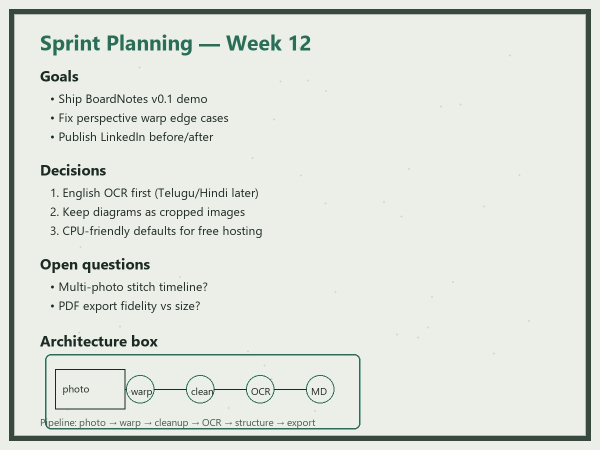
#> input picture samples/whiteboard_flat.jpg, 1200 x 900 px (shown at 1/2 size)
$ python -i perspective.py   (imports and definitions only)
#> lines starting #> are read from the running program, lines starting #| are printed output that depends on the picture; after the words box and inside, x2 and y2 are one past the last pixel; in counts of white or black regions, pixels touching at a corner belong together
#> further down, picture is the input picture: shape (900, 1200, 3); mean B, G, R 219.7, 227, 222.4
"""Perspective correction — find whiteboard corners and warp flat."""

from __future__ import annotations

import cv2
import numpy as np


def order_points(pts: np.ndarray) -> np.ndarray:
    """Order four points: top-left, top-right, bottom-right, bottom-left."""
    rect = np.zeros((4, 2), dtype="float32")
    s = pts.sum(axis=1)
    rect[0] = pts[np.argmin(s)]
    rect[2] = pts[np.argmax(s)]
    diff = np.diff(pts, axis=1)
    rect[1] = pts[np.argmin(diff)]
    rect[3] = pts[np.argmax(diff)]
    return rect


def _quad_from_contour(contour: np.ndarray) -> np.ndarray | None:
    peri = cv2.arcLength(contour, True)
    approx = cv2.approxPolyDP(contour, 0.02 * peri, True)
    if len(approx) == 4 and cv2.isContourConvex(approx):
        return approx.reshape(4, 2).astype("float32")
    # Fallback: min-area rectangle
    if len(approx) >= 4:
        rect = cv2.minAreaRect(contour)
        box = cv2.boxPoints(rect)
        return box.astype("float32")
    return None


def find_board_corners(image: np.ndarray) -> np.ndarray | None:
    """Detect the largest bright rectangular region (whiteboard)."""
    if image is None or image.size == 0:
        return None

    h, w = image.shape[:2]
#> h = 900; w = 1200
    gray = cv2.cvtColor(image, cv2.COLOR_BGR2GRAY) if image.ndim == 3 else image.copy()
    blur = cv2.GaussianBlur(gray, (5, 5), 0)
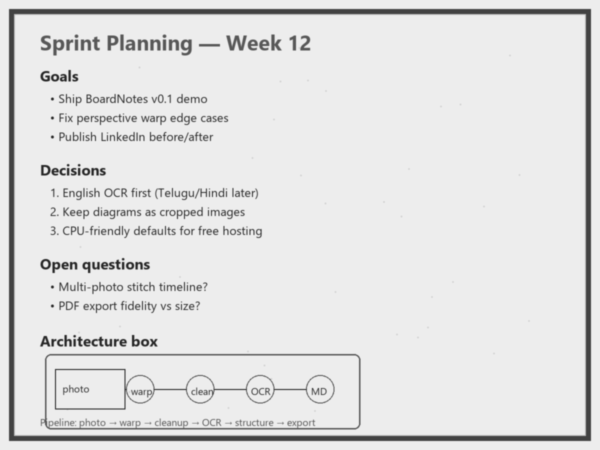
#> blur: shape (900, 1200) (shown at 1/2 size); min 37, max 238, mean 224.6
    edges = cv2.Canny(blur, 50, 150)
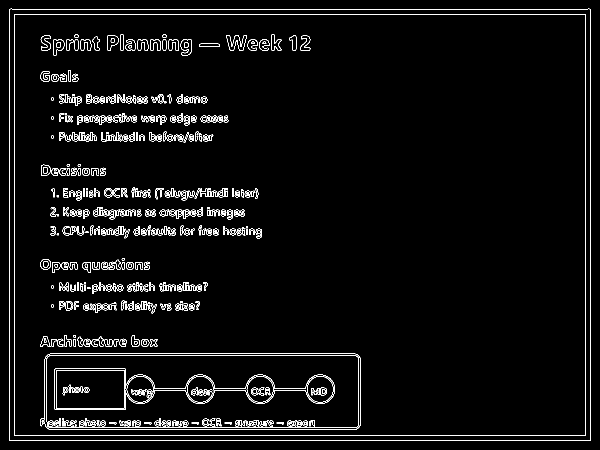
#> edges: shape (900, 1200) (shown at 1/2 size); 3.4% white in thin lines or dots
    edges = cv2.dilate(edges, np.ones((3, 3), np.uint8), iterations=2)
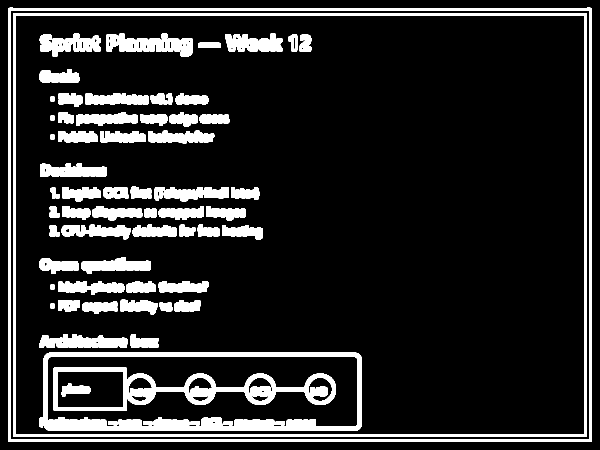
#> edges: shape (900, 1200) (shown at 1/2 size); 14.1% white; 66 white regions

    contours, _ = cv2.findContours(edges, cv2.RETR_LIST, cv2.CHAIN_APPROX_SIMPLE)
#> contours = 163 contours, 56 with area under 20; largest, box (x1, y1, x2, y2) and area: (16, 15, 1184, 884) 1011803, (20, 20, 1180, 880) 995579, (26, 26, 1174, 874) 971509, (30, 30, 1170, 870) 955619, (79, 705, 724, 862) 99196
    if not contours:
        # Bright-region threshold path (synthetic boards with dark borders)
        _, thresh = cv2.threshold(blur, 0, 255, cv2.THRESH_BINARY + cv2.THRESH_OTSU)
        contours, _ = cv2.findContours(thresh, cv2.RETR_EXTERNAL, cv2.CHAIN_APPROX_SIMPLE)

    best: np.ndarray | None = None
    best_area = 0.0
    img_area = float(h * w)
#> img_area = 1080000

    for c in contours:
        area = cv2.contourArea(c)
        if area < img_area * 0.15:
            continue
        if area > img_area * 0.98:
            continue
        quad = _quad_from_contour(c)
        if quad is None:
            continue
        if area > best_area:
            best_area = area
            best = quad
#> this loop made 163 passes
#> (area, best_area, best) on passes 160 to 163: (955619, 955619, [[30, 31], [1168, 30], [1169, 868], [31, 869]]), (971509, 971509, [[26, 26], [26, 873], [1173, 873], [1173, 26]]), (995579, 995579, [[20, 21], [1178, 20], [1179, 878], [21, 879]]), (1011803, 1011803, [[16, 16], [16, 883], [1183, 883], [1183, 16]])
#> area on passes 3 to 8: 20, 122, 122, 122, 122, 122
#> after the loop, best_area = 1011803

    if best is None:
        return None
    return order_points(best)
#> in order_points, `s = pts.sum(axis=1)`: s = [32, 899, 2066, 1199]
#> in order_points, `diff = np.diff(pts, axis=1)`: diff = [0, 867, -300, -1167]


def warp_perspective(
    image: np.ndarray,
    corners: np.ndarray | None = None,
    max_width: int = 1600,
) -> tuple[np.ndarray, bool]:
    """Warp image flat using detected or provided corners.

    Returns (warped_image, did_warp).
    """
    if image is None or image.size == 0:
        raise ValueError("Empty image")

    pts = corners if corners is not None else find_board_corners(image)
#> pts = [[16, 16], [1183, 16], [1183, 883], [16, 883]]
    if pts is None:
        return image.copy(), False

    rect = order_points(pts.astype("float32"))
#> rect = [[16, 16], [1183, 16], [1183, 883], [16, 883]]
    (tl, tr, br, bl) = rect
#> tl = [16, 16]; tr = [1183, 16]; br = [1183, 883]; bl = [16, 883]
    width_a = np.linalg.norm(br - bl)
#> width_a = 1167
    width_b = np.linalg.norm(tr - tl)
#> width_b = 1167
    height_a = np.linalg.norm(tr - br)
#> height_a = 867
    height_b = np.linalg.norm(tl - bl)
#> height_b = 867
    max_w = max(int(width_a), int(width_b), 1)
#> max_w = 1167
    max_h = max(int(height_a), int(height_b), 1)
#> max_h = 867

    if max_w > max_width:
        scale = max_width / max_w
        max_w = max_width
        max_h = max(1, int(max_h * scale))

    dst = np.array(
        [[0, 0], [max_w - 1, 0], [max_w - 1, max_h - 1], [0, max_h - 1]],
        dtype="float32",
    )
#> dst = [[0, 0], [1166, 0], [1166, 866], [0, 866]]
    matrix = cv2.getPerspectiveTransform(rect, dst)
#> matrix = [[0.999, 1.45e-19, -15.99], [0, 0.999, -15.98], [9.14e-20, -2.27e-19, 1]]
    warped = cv2.warpPerspective(image, matrix, (max_w, max_h))
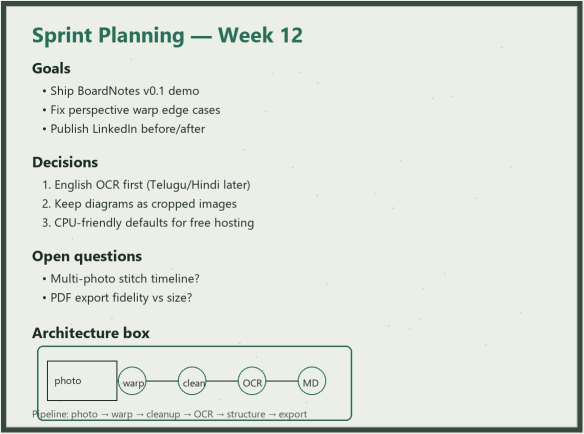
#> warped: shape (867, 1167, 3) (shown at 1/2 size); mean B, G, R 218.9, 226.2, 221.5
    return warped, True


def apply_known_corners(
    image: np.ndarray,
    corners: list[tuple[float, float]] | np.ndarray,
) -> np.ndarray:
    """Warp using explicitly provided corners (for tests / demos)."""
    pts = np.array(corners, dtype="float32")
    out, _ = warp_perspective(image, corners=pts)
    return out

>>> import cv2
>>> picture = cv2.imread('../../samples/whiteboard_flat.jpg')
>>> result = warp_perspective(picture)

$ run again, on samples/whiteboard_sample.jpg
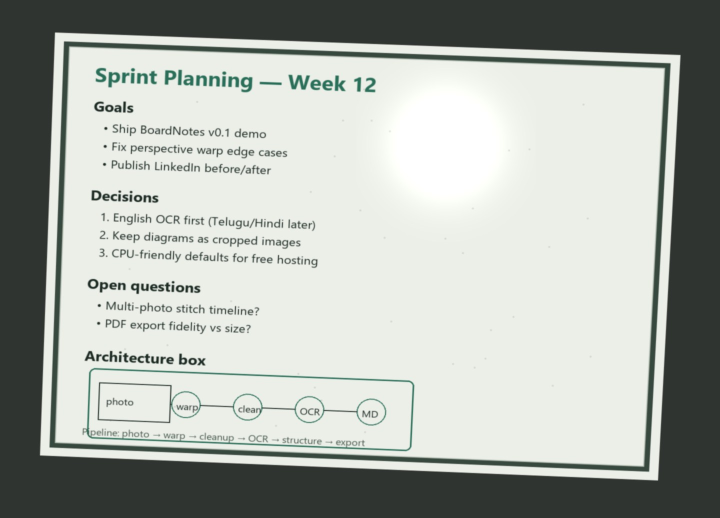
#> input picture samples/whiteboard_sample.jpg, 1440 x 1035 px (shown at 1/2 size)
#> picture is the input picture: shape (1035, 1440, 3); mean B, G, R 170.6, 176.8, 172.2
#> in find_board_corners, `edges = cv2.dilate(edges, np.ones((3, 3), np.uint8), iterations=2)`:
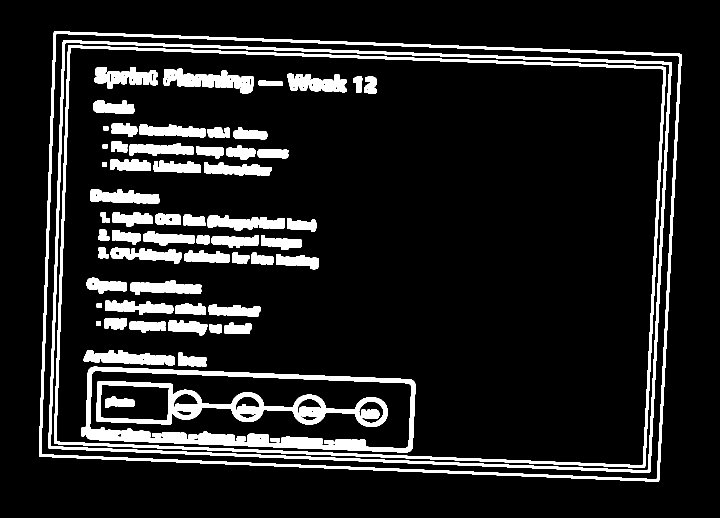
#> edges: shape (1035, 1440) (shown at 1/2 size); 11.7% white; 69 white regions
#> contours = 170 contours, 63 with area under 20; largest, box (x1, y1, x2, y2) and area: (78, 63, 1363, 963) 1065564, (82, 67, 1359, 959) 1048162, (97, 80, 1344, 946) 992572, (101, 85, 1339, 942) 975746, (108, 91, 1332, 936) 951417
#> the loop in find_board_corners, `for c in contours:` made 170 passes
#> (area, best_area, best) on passes 165 to 170: (934945, 934945, [[140, 96], [1326, 138], [1286, 928], [113, 883]]), (951417, 951417, [[136, 91], [108, 887], [1289, 934], [1331, 134]]), (975746.5, 975746.5, [[130, 86], [1337, 128], [1296, 938], [102, 892]]), (992571.5, 992571.5, [[126, 81], [97, 896], [1300, 943], [1342, 124]]), (1048162, 1048162, [[111, 69], [1357, 112], [1314, 956], [83, 908]]), (1065564, 1065564, [[108, 63], [78, 912], [1317, 962], [1362, 108]])
#> after the loop in find_board_corners, `for c in contours:`: best_area = 1065564
#> s = [171, 990, 2279, 1470]
#> diff = [-45, 834, -355, -1254]
#> pts = [[108, 63], [1362, 108], [1317, 962], [78, 912]]
#> tl = [108, 63]; tr = [1362, 108]; br = [1317, 962]; bl = [78, 912]
#> width_a = 1240
#> width_b = 1254.8
#> height_a = 855.2
#> height_b = 849.5
#> max_w = 1254
#> max_h = 855
#> dst = [[0, 0], [1253, 0], [1253, 854], [0, 854]]
#> matrix = [[1, 0.0355, -110.7], [-0.0356, 0.993, -58.69], [5.74e-06, -1.36e-05, 1]]
#> in warp_perspective, `warped = cv2.warpPerspective(image, matrix, (max_w, max_h))`:
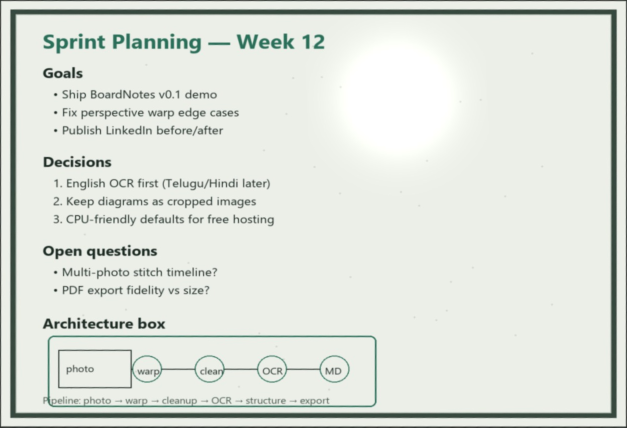
#> warped: shape (855, 1254, 3) (shown at 1/2 size); mean B, G, R 219.5, 226.5, 222.1
